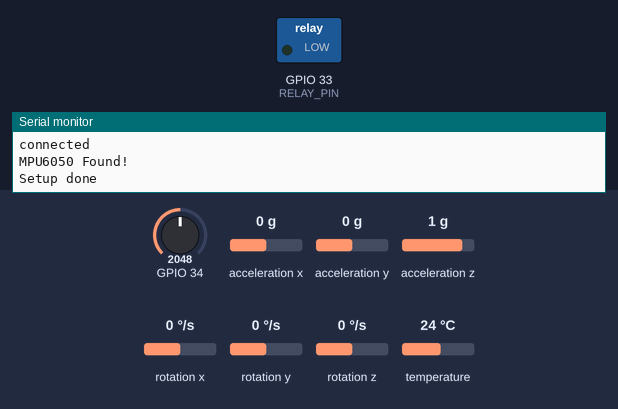
Simulated run of this program. Board: ESP32. Shown: switched loads named in the program (green lamp = pin HIGH), the last lines printed to the serial monitor. Dashed ring = blinking. Inputs (shaded band) come from the test bench; at power-on: acceleration z 1 g, GPIO 34 = 2048, acceleration x 0 g, acceleration y 0 g, rotation x 0 °/s, rotation y 0 °/s, rotation z 0 °/s, temperature 24 °C. WiFi joins after 1.5 s; servers stay silent unless stated; no MQTT or app messages arrive unless stated.

Above: at 2.8 s.
2.9 s: acceleration z set to 0 g
4.4 s: acceleration z set to -0.3 g
At 4.8 s:
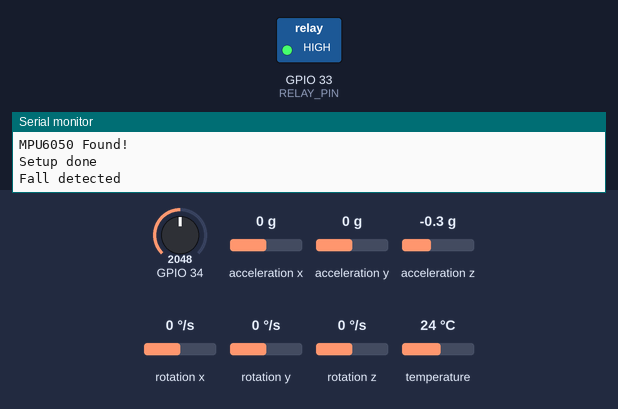
7.9 s: acceleration z set to 0.8 g
At 8.3 s:
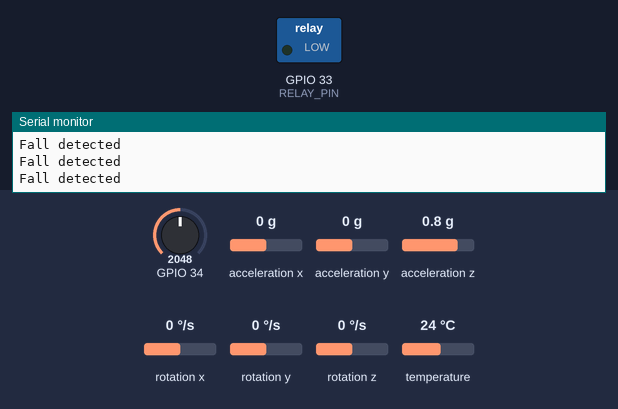
9.4 s: acceleration z set to -1.4 g
At 9.8 s:
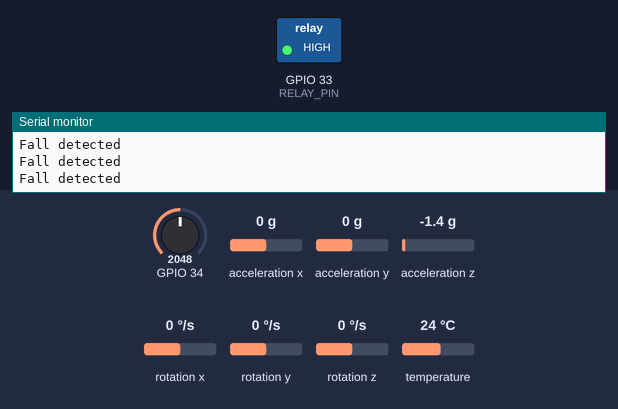
Timing chart, 0 to 13.9 s (numbered marks = the images above; inputs shaded):
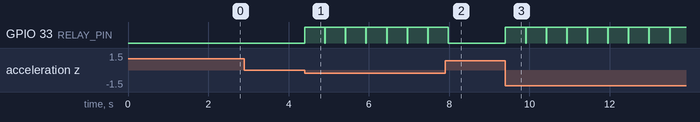

The program:

main.cpp
```cpp
#include <WiFi.h>
#include <Arduino.h>
#include <Adafruit_MPU6050.h>
#include <Adafruit_Sensor.h>
#include <Wire.h>
#include <PubSubClient.h>

#define DEVICE_ID 4545
#define RELAY_PIN 33

float FALL_THRESHOLD = -1.4;

Adafruit_MPU6050 mpu;

// For battery
const int MAX_ANALOG_VAL = 4095;
const float MAX_BATTERY_VOLTAGE = 4.2;

// Replace the SSID/Password details as per your wifi router
const char *ssid = "yourSSID";
const char *password = "yourPassword";

// Replace your MQTT Broker IP address here:
const char *mqtt_server = "461c2f8dac1642c9b29ae68be3d90e2d.s2.eu.hivemq.cloud";
WiFiClient espClient;
PubSubClient client(espClient);
long lastMsg = 0;

void setup_wifi();
void callback(char *topic, byte *message, unsigned int length);
void reconnect();

void connect_mqttServer()
{
  // Loop until we're reconnected
  while (!client.connected())
  {

    // first check if connected to wifi
    if (WiFi.status() != WL_CONNECTED)
    {
      // if not connected, then first connect to wifi
      setup_wifi();
    }

    // Attempt to connect
    if (client.connect("ESP32_client1"))
    { // Change the name of client here if multiple ESP32 are connected. This should be a unique name.
      // attempt successful
      Serial.println("connected");
      // Subscribe to topics here
      client.subscribe("airbag/data");
      // client.subscribe("rpi/xyz"); //subscribe more topics here
    }
    else
    {
      // attempt not successful
      Serial.print("failed, rc=");
      Serial.print(client.state());
      Serial.println(" trying again in 2 seconds");

      delay(2000);
    }
  }
}

void setup_wifi()
{
  delay(10);
  // We start by connecting to a WiFi network
  Serial.println();
  Serial.print("Connecting to ");
  Serial.println(ssid);

  WiFi.begin(ssid, password);

  while (WiFi.status() != WL_CONNECTED)
  {
    delay(500);
    Serial.print(".");
  }

  Serial.println("");
  Serial.println("WiFi connected");
  Serial.println("IP address: ");
  Serial.println(WiFi.localIP());
}

void callback(char *topic, byte *message, unsigned int length)
{
  Serial.print("Message arrived on topic: ");
  Serial.print(topic);
  Serial.print(". Message: ");
  String messageTemp;

  for (int i = 0; i < length; i++)
  {
    Serial.print((char)message[i]);
    messageTemp += (char)message[i];
  }
  Serial.println();

  // Feel free to add more if statements to control more GPIOs with MQTT

  // If a message is received on the topic esp32/output, you check if the message is either "on" or "off".
  // Changes the output state according to the message
  if (String(topic) == "aribag/sensitivity")
  {
    FALL_THRESHOLD = atof(messageTemp.c_str());
  }
}

void reconnect()
{
  // Loop until we're reconnected
  while (!client.connected())
  {
    Serial.print("Attempting MQTT connection...");
    // Attempt to connect
    if (client.connect("ESP8266Client"))
    {
      Serial.println("connected");
      // Subscribe
      client.subscribe("esp32/output");
    }
    else
    {
      Serial.print("failed, rc=");
      Serial.print(client.state());
      Serial.println(" try again in 5 seconds");
      // Wait 5 seconds before retrying
      delay(5000);
    }
  }
}

void setup()
{

  pinMode(RELAY_PIN, OUTPUT);
  Serial.begin(115200);
  // setup_wifi();
  client.setServer(mqtt_server, 1883); // 1883 is the default port for MQTT server
  connect_mqttServer();

  if (!mpu.begin())
  {
    Serial.println("Failed to find MPU6050 chip");
    while (1)
    {
      delay(10);
    }
  }
  Serial.println("MPU6050 Found!");

  digitalWrite(RELAY_PIN, LOW);
  Serial.println("Setup done");

  Serial.println("");
  delay(100);
}

void loop()
{
  sensors_event_t a, g, temp;
  mpu.getEvent(&a, &g, &temp);

  /* Print out the values */
  // Serial.print("Acceleration X: ");
  // Serial.print(a.acceleration.x * 100);
  // Serial.print(", Y: ");
  // Serial.print(a.acceleration.y * 100);
  // Serial.print(", Z: ");
  // Serial.print(a.acceleration.z * 100);
  // Serial.println(" m/s^2");

  if (a.acceleration.z < FALL_THRESHOLD)
  {
    Serial.println("Fall detected");
    digitalWrite(RELAY_PIN, HIGH);
    delay(500);
    digitalWrite(RELAY_PIN, LOW);
  }

  if (!client.connected())
  {
    connect_mqttServer();
  }

  client.loop();

  long now = millis();
  if (now - lastMsg > 4000)
  {
    lastMsg = now;

    int rawValue = analogRead(34);
    float voltageLevel = (rawValue / 4095.0) * 2 * 1.1 * 3.3; // calculate voltage level
    float batteryFraction = voltageLevel / MAX_BATTERY_VOLTAGE;

    String data = DEVICE_ID + "," + String((int)batteryFraction) + ",True";

    client.publish("airbag/data", data.c_str()); // topic name (to which this ESP32 publishes its data). 88 is the dummy value.
  }

  delay(10);
}
```

Measured:
- the behaviour switches between -0.1 and -0.2 g on acceleration z (found by bisection; images 0 and 1)
- after the input at 2.9 s, every drawn part: stays the same
- after the input at 4.4 s, GPIO 33 (RELAY_PIN): alternates HIGH for 0.50 s and LOW for 0.01 s, starting at once
- after the input at 7.9 s, GPIO 33 (RELAY_PIN): goes on until 8.0 s, then stays LOW
- after the input at 9.4 s, GPIO 33 (RELAY_PIN): alternates HIGH for 0.50 s and LOW for 0.01 s, starting at once
